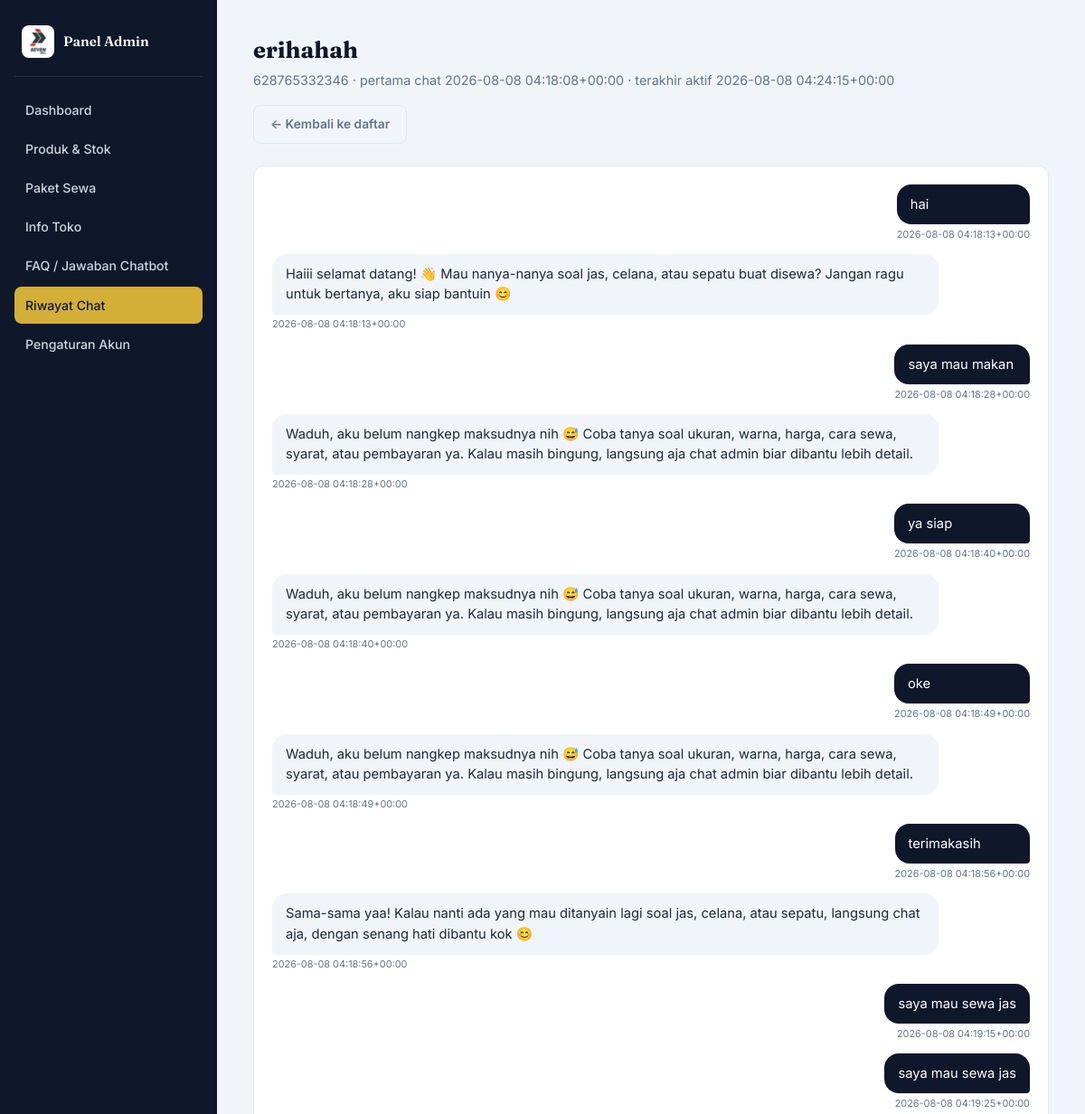
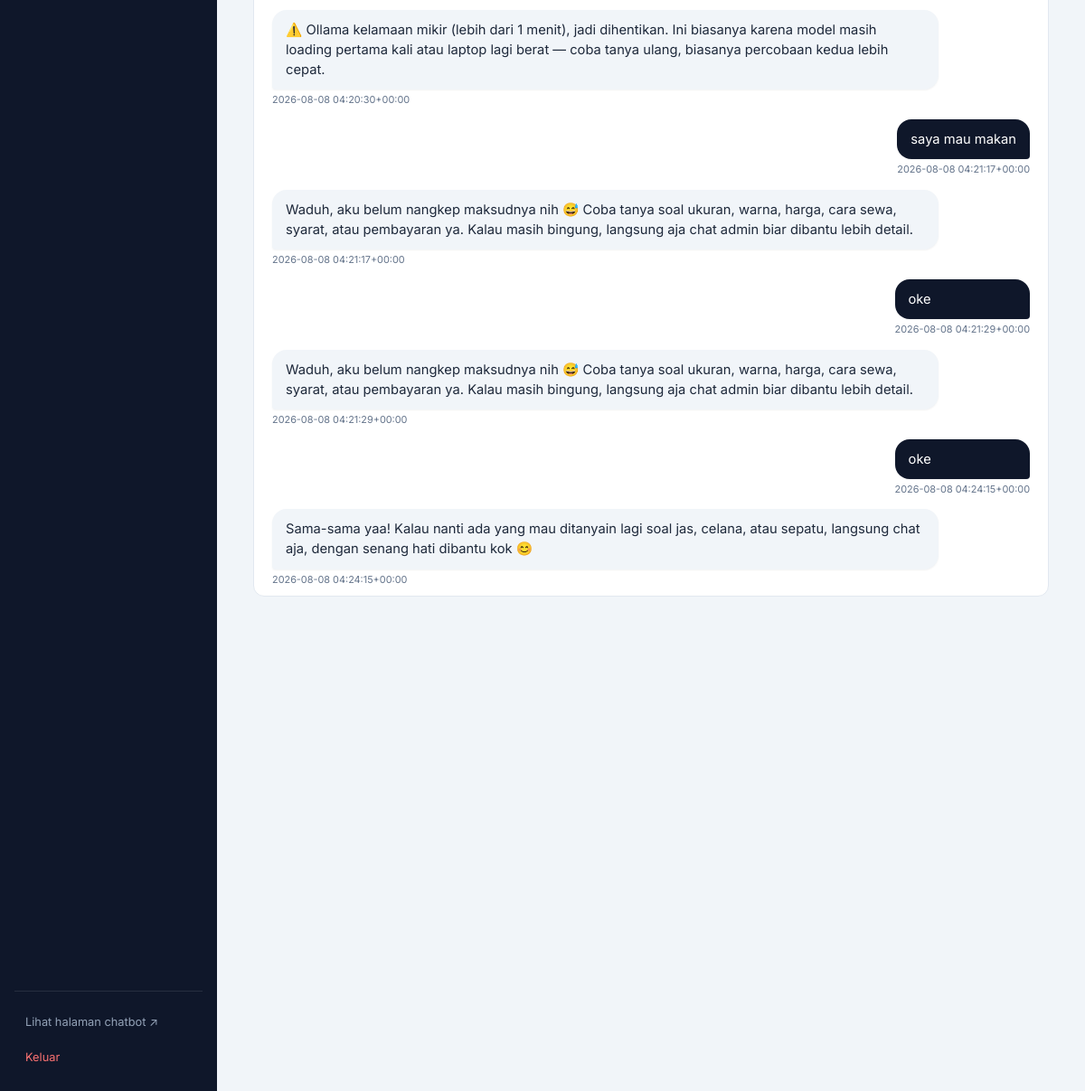
The app's page /admin/riwayat-chat/3 (signed in) with its own data (2 pictures, top to bottom).
### tables this page shows
CREATE TABLE visitors (
    id              INTEGER PRIMARY KEY AUTOINCREMENT,
    nama            TEXT NOT NULL,
    nomor_telepon   TEXT NOT NULL UNIQUE,
    created_at      TEXT NOT NULL,
    last_seen_at    TEXT NOT NULL
);

CREATE TABLE chat_messages (
    id              INTEGER PRIMARY KEY AUTOINCREMENT,
    visitor_id      INTEGER NOT NULL REFERENCES visitors(id),
    role            TEXT NOT NULL CHECK (role IN ('user', 'assistant')),
    content         TEXT NOT NULL,
    chat_action     TEXT,
    created_at      TEXT NOT NULL
);

### chatbot/routes/admin/riwayat.py (the view)
    @app.route("/admin/riwayat-chat/<int:visitor_id>")
    @admin_login_required
    def admin_riwayat_detail(visitor_id):
        visitor = db.find_visitor_by_id(visitor_id)
        if not visitor:
            abort(404)
        messages = db.get_messages_for_visitor(visitor_id)
        return render_template(
            "admin/riwayat_detail.html",
            visitor=visitor,
            messages=messages,
        )

### chatbot/__init__.py (called while the page is built)
def create_app() -> Flask:
    app = Flask(
        __name__,
        template_folder=str(config.TEMPLATES_DIR),
        static_folder=str(config.STATIC_DIR),
    )
    app.jinja_env.filters["rupiah"] = rp
    config.DATA_DIR.mkdir(parents=True, exist_ok=True)
    if not config.ADMIN_CONFIG_PATH.exists():
        state.save_admin_config({
            "username": "admin",
            "password_hash": generate_password_hash("ubahsegera123"),
            "secret_key": secrets.token_hex(32),
        })
    state.ADMIN_CONFIG = state.load_admin_config()
    app.secret_key = state.ADMIN_CONFIG["secret_key"]
    state.reload_runtime_state()
    db.init_db()
    @app.context_processor
    def inject_logo():
        return {"logo_filename": state.load_admin_config().get("logo_filename", "logo.jfif")}
    from chatbot.routes import register_routes
    register_routes(app)
    return app

### chatbot/db.py (called while the page is built)
@contextmanager
def get_conn():
    conn = sqlite3.connect(CHAT_DB_PATH)
    conn.row_factory = sqlite3.Row
    conn.execute("PRAGMA foreign_keys = ON")
    try:
        yield conn
        conn.commit()
    finally:
        conn.close()

def find_visitor_by_id(visitor_id: int) -> sqlite3.Row | None:
    with get_conn() as conn:
        return conn.execute("SELECT * FROM visitors WHERE id = ?", (visitor_id,)).fetchone()

def get_messages_for_visitor(visitor_id: int) -> list[sqlite3.Row]:
    with get_conn() as conn:
        return conn.execute(
            "SELECT * FROM chat_messages WHERE visitor_id = ? ORDER BY created_at ASC, id ASC",
            (visitor_id,),
        ).fetchall()

### chatbot/routes/admin/riwayat.py (called while the page is built)
def register(app):
    @app.route("/admin/riwayat-chat")
    @admin_login_required
    def admin_riwayat_list():
        q = (request.args.get("q") or "").strip()
        visitors = db.list_visitors(q)
        return render_template(
            "admin/riwayat_list.html",
            visitors=visitors,
            q=q,
            total=db.count_visitors(),
        )
    @app.route("/admin/riwayat-chat/<int:visitor_id>")
    @admin_login_required
    def admin_riwayat_detail(visitor_id):
        visitor = db.find_visitor_by_id(visitor_id)
        if not visitor:
            abort(404)
        messages = db.get_messages_for_visitor(visitor_id)
        return render_template(
            "admin/riwayat_detail.html",
            visitor=visitor,
            messages=messages,
        )

### chatbot/state.py (called while the page is built)
def load_admin_config() -> dict:
    with open(ADMIN_CONFIG_PATH, encoding="utf-8") as f:
        return json.load(f)

### templates/admin/riwayat_detail.html (shortened to what this page needs)
{% extends "admin/base.html" %}
{% block content %}
<div class="admin-header admin-header-row">
  <div>
    <h1>{{ visitor.nama }}</h1>
    <p class="admin-muted">
      {{ visitor.nomor_telepon }} &middot; pertama chat {{ visitor.created_at | replace("T", " ") }}
      &middot; terakhir aktif {{ visitor.last_seen_at | replace("T", " ") }}
    </p>
  </div>
  <a href="{{ url_for('admin_riwayat_list') }}" class="admin-btn admin-btn-ghost">&larr; Kembali ke daftar</a>
</div>
<div class="admin-card admin-transcript-card">
  <div class="chat-log chat-log--transcript">
    {% for m in messages %}
    <div class="msg msg--{{ 'user' if m.role == 'user' else 'assistant' }}">
      <div class="msg__col">
        <div class="msg__bubble">{{ m.content }}</div>
        <div class="admin-transcript-time">{{ m.created_at | replace("T", " ") }}</div>
      </div>
    </div>
    {% else %}
    <p class="admin-muted">Belum ada pesan dari pengunjung ini.</p>
    {% endfor %}
  </div>
</div>
{% endblock %}

### static/css/style.css (style rules this page uses)
:root { --bg: #F1F5F9; --room-bg: #FFFFFF; --brand-primary: #0F172A; --brand-accent: #D4AF37; --panel: #F8FAFC; --panel-alt: #F1F5F9; --text: #1E293B; --text-muted: #64748B; --border: #E2E8F0; --msg-user-bg: #0F172A; --msg-user-text: #FFFFFF; --msg-assistant-bg: #F1F5F9; --msg-assistant-text: #1E293B; --font-display: "Fraunces", serif; --font-body: "Inter", -apple-system, sans-serif; --font-mono: "IBM Plex Mono", monospace; }
* { box-sizing: border-box; }
html { scroll-behavior: smooth; }
body { margin: 0; background: var(--bg); color: var(--text); font-family: var(--font-body); line-height: 1.5; }
a { color: inherit; }
.chat-log { flex: 1; overflow-y: auto; padding: 20px; display: flex; flex-direction: column; gap: 14px; scroll-behavior: smooth; }
.msg { display: flex; }
.msg--user { justify-content: flex-end; }
.msg--assistant { justify-content: flex-start; }
.msg__col { display: flex; flex-direction: column; max-width: 88%; }
.msg__bubble { padding: 11px 15px; font-size: 0.92rem; line-height: 1.5; white-space: pre-wrap; word-wrap: break-word; box-shadow: 0 1px 2px rgba(0,0,0,0.05); }
.msg--assistant .msg__bubble { background: var(--msg-assistant-bg); color: var(--msg-assistant-text); border-radius: 16px 16px 16px 4px; }
.msg--user .msg__bubble { background: var(--msg-user-bg); color: var(--msg-user-text); border-radius: 16px 16px 4px 16px; }

### static/css/admin.css (style rules this page uses)
.admin-body { font-family: var(--font-body); background: var(--bg); min-height: 100vh; }
.admin-header { margin-bottom: 24px; }
.admin-header h1 { font-family: var(--font-display); font-size: 1.6rem; color: var(--brand-primary); margin: 4px 0 4px; }
.admin-header-row { display: flex; align-items: flex-start; justify-content: space-between; gap: 16px; flex-wrap: wrap; }
.admin-muted { color: var(--text-muted); font-size: 0.9rem; margin: 0; }
.admin-card { background: var(--room-bg); border: 1px solid var(--border); border-radius: 12px; padding: 22px 24px; margin-bottom: 20px; }
.admin-btn { display: inline-flex; align-items: center; justify-content: center; gap: 6px; padding: 10px 18px; border-radius: 8px; border: 1px solid transparent; font-size: 0.86rem; font-weight: 600; cursor: pointer; text-decoration: none; transition: opacity 0.15s; }
.admin-btn-ghost { background: transparent; color: var(--text-muted); border-color: var(--border); }
.admin-transcript-card { padding: 0; overflow: hidden; }
.chat-log--transcript { max-height: 70vh; padding: 20px; }
.admin-transcript-time { font-size: 0.68rem; color: var(--text-muted); margin-top: 3px; }
.msg--user .admin-transcript-time { text-align: right; }

### records on screen
visitors: nama "erihahah", nomor_telepon "628765332346", created_at "2026-08-08 04:18:08+00:00", last_seen_at "2026-08-08 04:24:15+00:00"
chat_messages: content "hai", created_at "2026-08-08 04:18:13+00:00"
chat_messages: content "Haiii selamat datang! 👋 Mau nanya-nanya soal jas, celana, atau sepatu buat disewa? Jangan ragu untuk bertanya, aku siap bantuin 😊", created_at "2026-08-08 04:18:13+00:00"
chat_messages: content "saya mau makan", created_at "2026-08-08 04:18:28+00:00"
chat_messages: content "Waduh, aku belum nangkep maksudnya nih 😅 Coba tanya soal ukuran, warna, harga, cara sewa, syarat, atau pembayaran ya. Kalau masih bingung, langsung aja chat admin biar dibantu lebih detail.", created_at "2026-08-08 04:18:28+00:00"
chat_messages: content "ya siap", created_at "2026-08-08 04:18:40+00:00"
chat_messages: content "Waduh, aku belum nangkep maksudnya nih 😅 Coba tanya soal ukuran, warna, harga, cara sewa, syarat, atau pembayaran ya. Kalau masih bingung, langsung aja chat admin biar dibantu lebih detail.", created_at "2026-08-08 04:18:40+00:00"
chat_messages: content "oke", created_at "2026-08-08 04:18:49+00:00"
chat_messages: content "Waduh, aku belum nangkep maksudnya nih 😅 Coba tanya soal ukuran, warna, harga, cara sewa, syarat, atau pembayaran ya. Kalau masih bingung, langsung aja chat admin biar dibantu lebih detail.", created_at "2026-08-08 04:18:49+00:00"
chat_messages: content "terimakasih", created_at "2026-08-08 04:18:56+00:00"
chat_messages: content "Sama-sama yaa! Kalau nanti ada yang mau ditanyain lagi soal jas, celana, atau sepatu, langsung chat aja, dengan senang hati dibantu kok 😊", created_at "2026-08-08 04:18:56+00:00"
chat_messages: content "saya mau sewa jas", created_at "2026-08-08 04:19:15+00:00"
chat_messages: content "saya mau sewa jas", created_at "2026-08-08 04:19:25+00:00"
chat_messages: content "⚠️ Ollama kelamaan mikir (lebih dari 1 menit), jadi dihentikan. Ini biasanya karena model masih loading pertama kali atau laptop lagi berat — coba tanya ulang, biasanya percobaan kedua lebih cepat.", created_at "2026-08-08 04:20:30+00:00"
chat_messages: content "saya mau makan", created_at "2026-08-08 04:21:17+00:00"
chat_messages: content "Waduh, aku belum nangkep maksudnya nih 😅 Coba tanya soal ukuran, warna, harga, cara sewa, syarat, atau pembayaran ya. Kalau masih bingung, langsung aja chat admin biar dibantu lebih detail.", created_at "2026-08-08 04:21:17+00:00"
chat_messages: content "oke", created_at "2026-08-08 04:21:29+00:00"
chat_messages: content "Waduh, aku belum nangkep maksudnya nih 😅 Coba tanya soal ukuran, warna, harga, cara sewa, syarat, atau pembayaran ya. Kalau masih bingung, langsung aja chat admin biar dibantu lebih detail.", created_at "2026-08-08 04:21:29+00:00"
chat_messages: content "oke", created_at "2026-08-08 04:24:15+00:00"
chat_messages: content "Sama-sama yaa! Kalau nanti ada yang mau ditanyain lagi soal jas, celana, atau sepatu, langsung chat aja, dengan senang hati dibantu kok 😊", created_at "2026-08-08 04:24:15+00:00"
